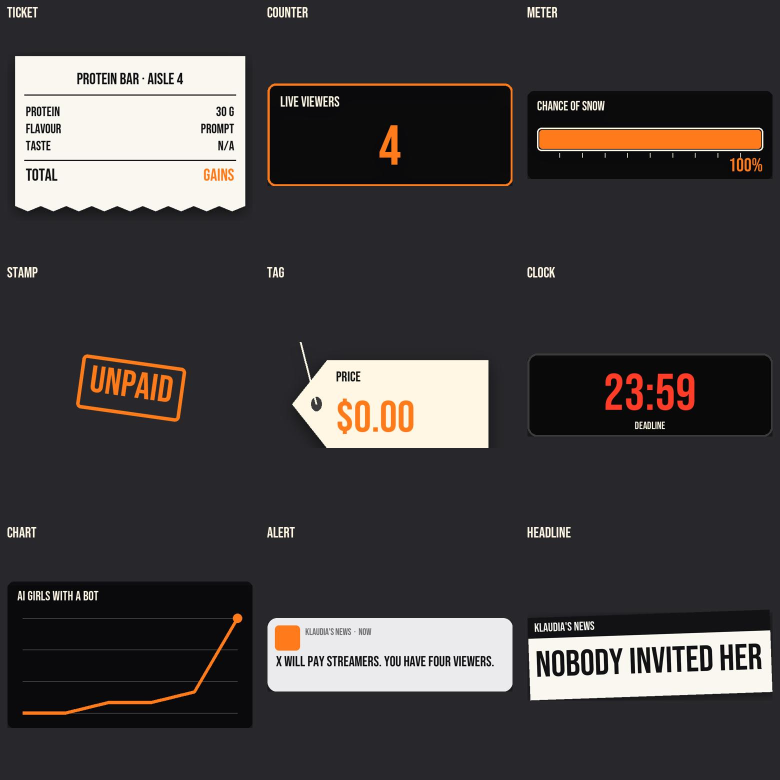
#> input picture sheets/graphics.jpg, 1560 x 1560 px (shown at 1/2 size)
$ python -i klaudia_graphics.py   (imports and definitions only)
#> lines starting #> are read from the running program, lines starting #| are printed output that depends on the picture
#> further down, picture is the input picture: PIL image 1560x1560 RGB; mean R, G, B 66.6, 62.6, 63.2
#!/usr/bin/env python3
"""KLAUDIA BOT · graphics that EXPLAIN a line as an object of the world (a ticket, a counter, a meter…), drawn in
code on top of the picture (never generated letters). Used by klaudia_edit.py; kit/graphics.json lists them with
examples. A shot in board.json carries at most one: "graphic": {"type": "ticket", …}.

  python3 klaudia_graphics.py demo --out graphics.png      → every type on one sheet (to look at them)

Types (fields):
  ticket   title, rows [[left, right], …], total [left, right]     a till receipt: "MILK 0.99 / DIGNITY FREE / TOTAL…"
  counter  label, from, to, unit                                   a number that counts up during the shot
  meter    label, from, to, unit                                   a bar / thermometer that fills during the shot
  stamp    text                                                    a rubber stamp, slightly crooked
  tag      label, text                                             a price tag on a string
  clock    time, label                                             a digital clock
  chart    label, values [n, …]                                    a line chart that draws itself
  alert    app, text                                               a phone notification (app name invented, no logo)
  headline text, kicker                                            a newspaper headline strip
Never a real logo, a real person's name as a joke, a coin, a price tip or a call to buy.
"""
import argparse
import math
import sys
from pathlib import Path

from PIL import Image, ImageDraw

sys.path.insert(0, str(Path(__file__).resolve().parent))
import klaudia_common as kc  # noqa: E402

CREAM, ORANGE, INK, PAPER = (255, 246, 228, 255), (255, 122, 26, 255), (18, 18, 20, 255), (250, 247, 240, 255)
MONO = "SpaceMono-Bold.ttf"


def f(size, mono=False):
    return kc.font(size, MONO if mono else "Anton-Regular.ttf")


def _shadow(img, r=18):
#> called with r = 18
    from PIL import ImageFilter
    a = img.split()[-1].filter(ImageFilter.GaussianBlur(r))
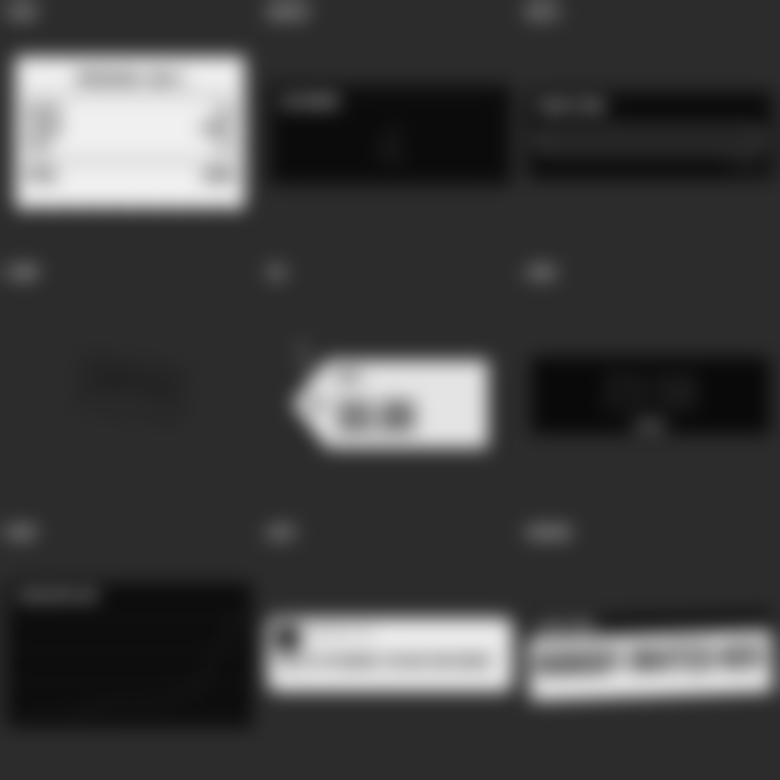
#> a: PIL image 1560x1560 L (shown at 1/2 size); min 9, max 240, mean 63.2
    sh = Image.new("RGBA", img.size, (0, 0, 0, 0))
#> sh: PIL image 1560x1560 RGBA; every value is 0
    sh.putalpha(a.point(lambda v: int(v * 0.55)))
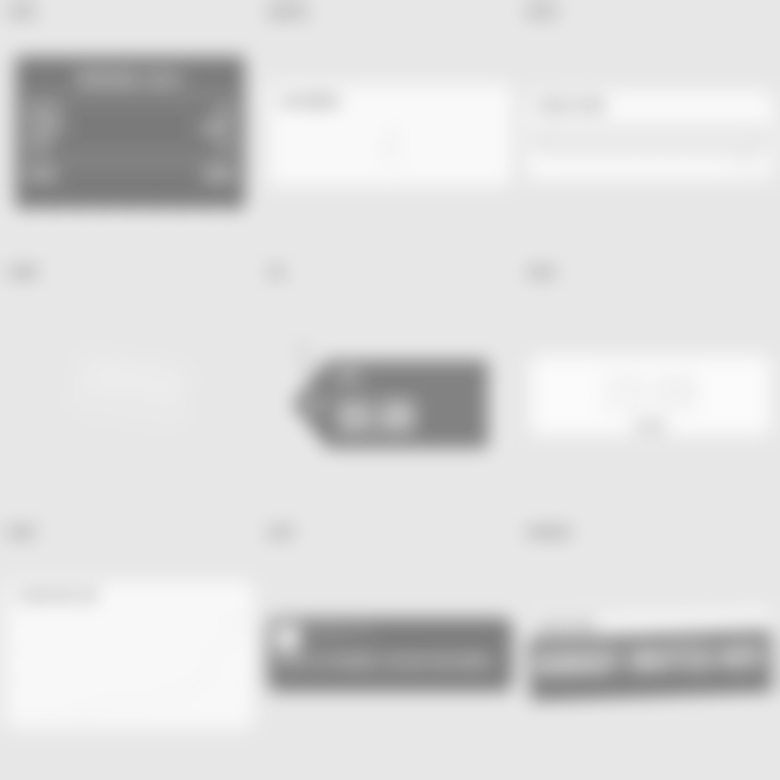
#> sh: PIL image 1560x1560 RGBA (shown at 1/2 size); mean R, G, B, A 0, 0, 0, 34.4; transparent parts drawn white
    out = Image.new("RGBA", img.size, (0, 0, 0, 0))
    out.alpha_composite(sh, (0, 10))
#> (the run stopped early here; a loop or call above may not have finished)
